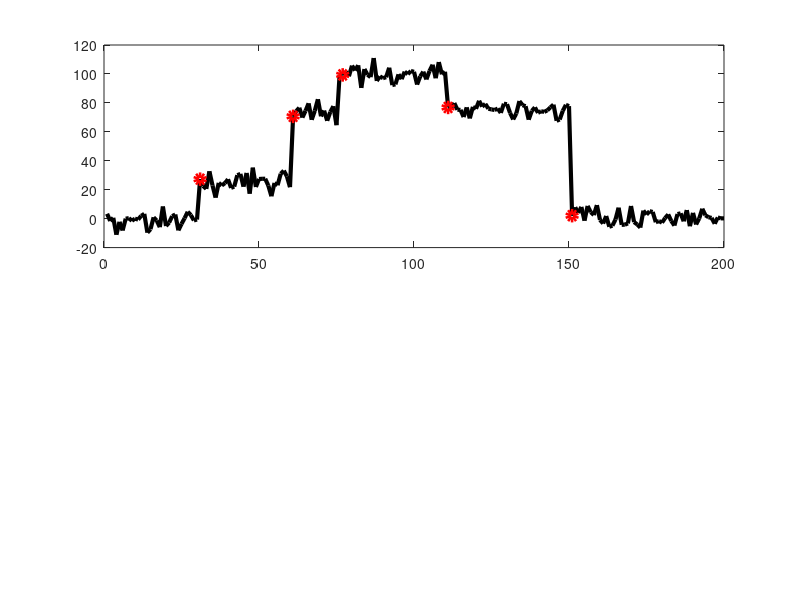

Here is the MATLAB script that generated this plot:
clear;

windowLength = 200;
bufferLength = 29;

timeWindow = 1:windowLength;
bufferStartIndex = 1;
bufferEndIndex = 1;

measurement = zeros(1,windowLength);
measurement(31:60) = 25;
measurement(61:75) = 75;
measurement(76:110) = 100;
measurement(111:150) = 75;
noisyMeasurement = awgn(measurement, 23, 'measured');

figure(1);
clf;
h(1) = subplot(2, 1, 1);
plot(timeWindow, noisyMeasurement, 'k', 'linewidth', 3); hold on;

while bufferEndIndex < windowLength
    if bufferEndIndex - bufferStartIndex >= 15
        bufferRange = bufferStartIndex:bufferEndIndex;
        bufferMeasurement = noisyMeasurement(bufferRange);
        bufferMean = mean(bufferMeasurement);
        bufferStd = std(bufferMeasurement);
        
        nextPoint = noisyMeasurement(bufferEndIndex+1);
        z_score = abs((nextPoint - bufferMean) / bufferStd);
        if ( z_score > 3)
            bufferStartIndex = bufferEndIndex + 1;
            bufferEndIndex = bufferEndIndex + 1
            z_score = z_score
            % EVENT DETECTED!
            plot(bufferStartIndex, noisyMeasurement(bufferStartIndex), 'ro', 'linewidth', 4);
        else 
            bufferEndIndex = bufferEndIndex + 1;
        end
    else 
        bufferEndIndex = bufferEndIndex + 1;
    end
end